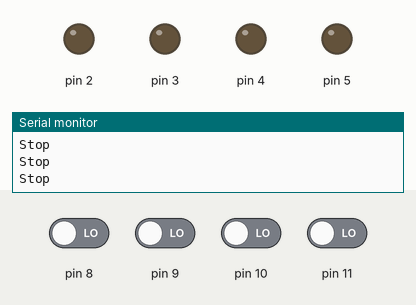
Bench run of a sketch on a simulated Arduino Uno, built for the host (arithmetic inside an expression is 32-bit, double 64-bit). Shown: output pins drawn as LEDs (lit = HIGH), the last lines printed to the serial monitor. The test bench sets the inputs (shaded band); at power-on: pin 8–11 LOW.

Above: at 1.2 s.
1.3 s: pin 8 driven HIGH
At 2.2 s:
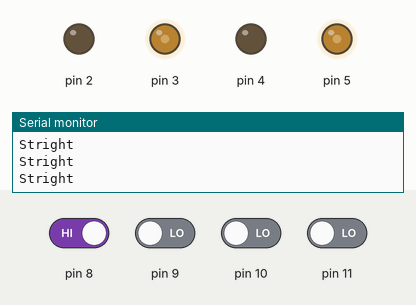
2.8 s: pin 8 driven LOW
At 3.2 s:
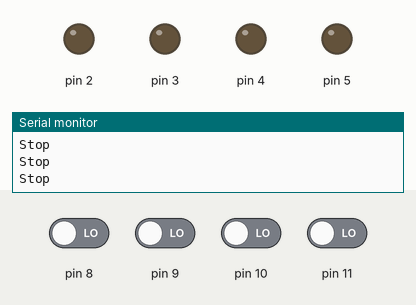
5.8 s: pin 9 driven HIGH
At 6.6 s:
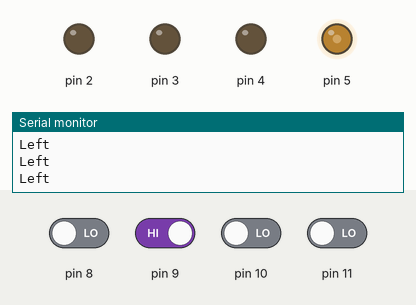
Timing chart, 0 to 8.8 s (numbered marks = the images above; inputs shaded):
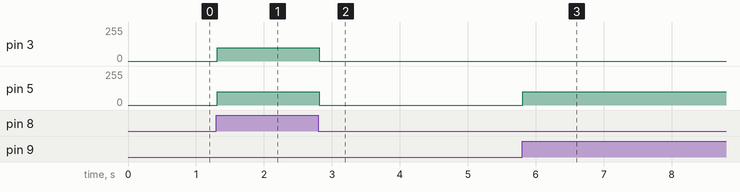

The sketch:

compito_impromtu.ino
```cpp
//2,3 left motor
//4,5 right motor

int yaad[1000];
long last;
int cur;
void setup()
{
cur=0;
pinMode(2,OUTPUT);
pinMode(3,OUTPUT);
pinMode(4,OUTPUT);
pinMode(5,OUTPUT);
pinMode(8,INPUT);
pinMode(9,INPUT);
pinMode(10,INPUT);
pinMode(11,INPUT);
Serial.begin(9600);
last=millis();
}
void stopr()
{
yaad[cur++]=3;
Serial.println("Stop");
digitalWrite(2,LOW);
analogWrite(3,0);
digitalWrite(4,LOW);
analogWrite(5,0);
}
void loop()
{
  int d0=digitalRead(8);
  int d1=digitalRead(9);
  int d2=digitalRead(10);
  int d3=digitalRead(11);
  //Serial.print(d0);
  //Serial.print(d1);
  //Serial.print(d2);
  //Serial.println(d3);
  //straight();

  if(last+10<millis())
  {
    if(d0==1)
    {
      straight();
    }
    else if(d1==1)
    {
      left();
    }
    else if(d2==1)
    {
      right();
    }
    else
    stopr();
  }
}
void straight()
{
yaad[cur++]=0;
Serial.println("Stright");
digitalWrite(2,LOW);
analogWrite(3,100);
digitalWrite(4,LOW);
analogWrite(5,100);
}
void left()
{
yaad[cur++]=1;
Serial.println("Left");
digitalWrite(2,LOW);
analogWrite(3,0);
digitalWrite(4,LOW);
analogWrite(5,100);
}
void right()
{
yaad[cur++]=2;
Serial.println("Right");
digitalWrite(2,LOW);
analogWrite(3,100);
digitalWrite(4,LOW);
analogWrite(5,0);
}
```

Measured:
- after the input at 1.3 s, pin 3, pin 5: 0/255 → 100/255 at once
- after the input at 2.8 s, pin 3, pin 5: 100/255 → 0/255 at once
- after the input at 5.8 s, pin 5: 0/255 → 100/255 at once
